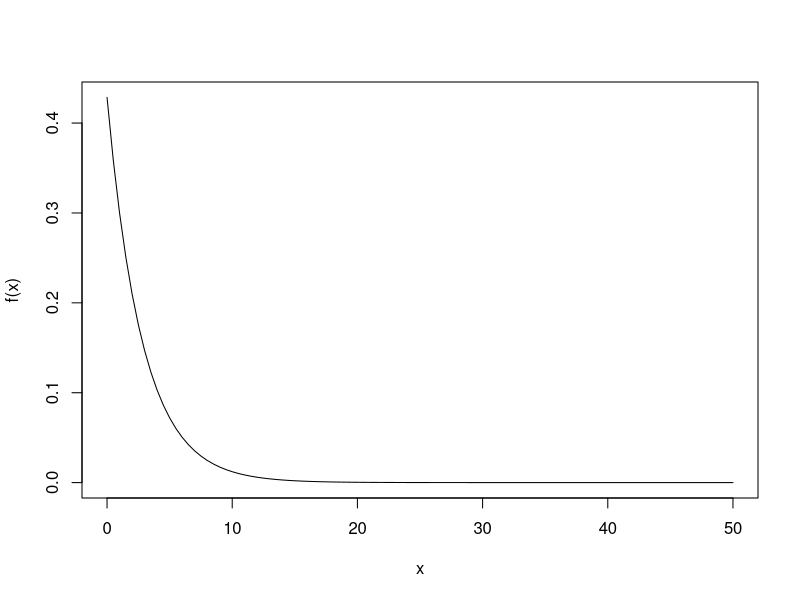
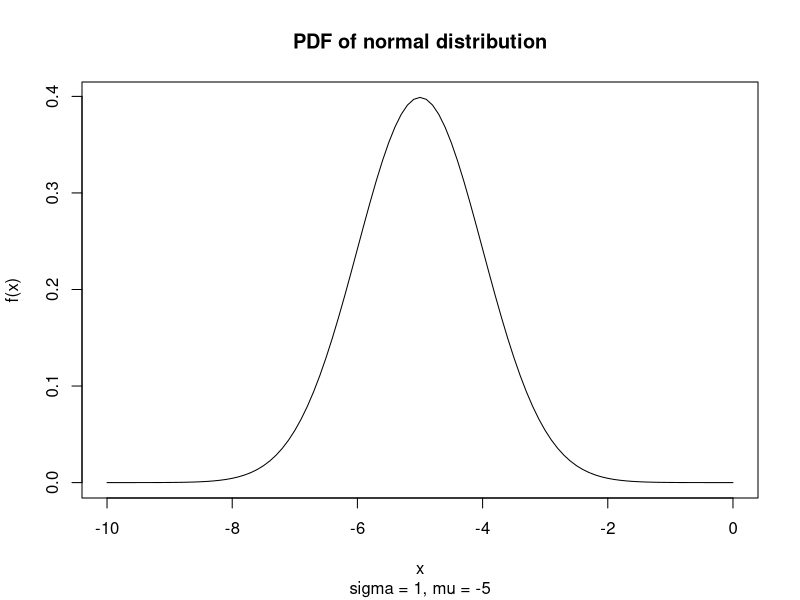

R code for these plots, in order:
## ---- chunk 1
knitr::opts_chunk$set(echo = F, eval=T, tidy=TRUE, tidy.opts=list(width.cutoff=70))
## ---- chunk 2
p = 0.3
f <- function(x) {
  return(p * (1 - p)^(x - 1))
}
curve(f, from = 0, to = 50)
## ---- chunk 3
sigma = 1
mu = -5
f <- function(x) {
return(1/(sqrt(2 *pi) * sigma) * exp(-0.5 * ((x - mu)/sigma)^2))
}
curve(f, from = -10, to = 0)
title(main = "PDF of normal distribution",sub = "sigma = 1, mu = -5")
